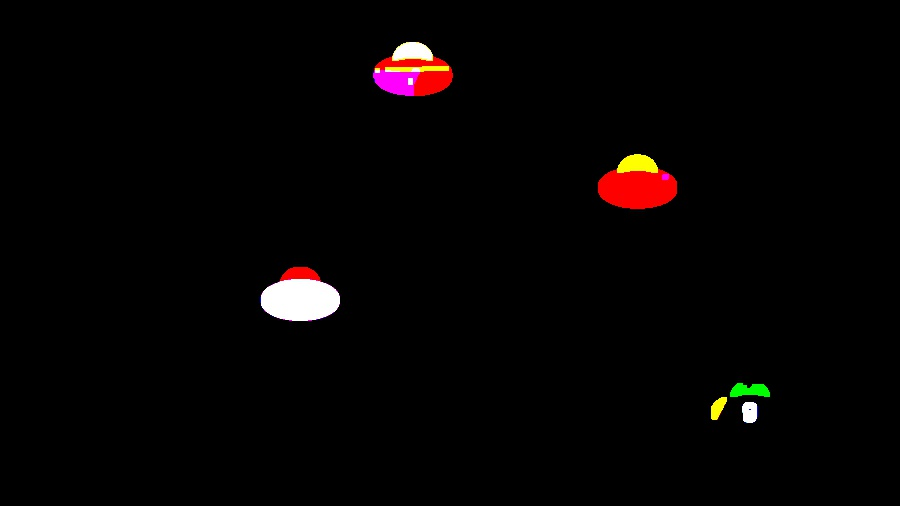
#> input picture Open-CV_Basics/Detect_Circle/thres.jpeg, 900 x 506 px
$ python detectCircle.py
#> lines starting #> are read from the running program, lines starting #| are printed output that depends on the picture; after the words box and inside, x2 and y2 are one past the last pixel; in counts of white or black regions, pixels touching at a corner belong together
import cv2
import matplotlib.pyplot as plt
import numpy as np

#let's start with contours
image = cv2.imread('thres.jpeg')
#> image is the input picture: shape (506, 900, 3); mean B, G, R 2.6, 2.9, 5.5

imageCopy = image.copy()

gray = cv2.cvtColor(image ,cv2.COLOR_BGR2GRAY)

#find all the contours
contours , hierarchy = cv2.findContours(gray , cv2.RETR_EXTERNAL , cv2.CHAIN_APPROX_SIMPLE)
#> contours = 66 contours, 62 with area under 20; largest, box (x1, y1, x2, y2) and area: (255, 255, 353, 336) 4736, (591, 144, 689, 225) 4682, (367, 31, 464, 97) 4428, (703, 368, 782, 433) 2396

# [7 lines of commented-out code are left out]
print(len(contours))
#| 66
for cnt in contours:

    x,y,w,h = cv2.boundingRect(cnt)

    cv2.rectangle(image, (x-10,y-10), (x+w+10,y+h+10), (0,0,255), 2)
#> this loop made 66 passes
#> (cnt, x, y, w, h) on passes 1, 2, 3, 4, 7, 8, 9, 12, 13, 16: ([[704, 430], [704, 431], [706, 431], [705, 431]], 704, 430, 3, 2), ([[709, 429], [710, 430], [710, 431], [710, 430]], 709, 429, 2, 3), ([[765, 428], [765, 429], [766, 430], [766, 429]], 765, 428, 2, 3), ([[762, 428], [762, 429], [763, 428]], 762, 428, 2, 2), ([[764, 423], [765, 424], [765, 423]], 764, 423, 2, 2), ([[766, 420], [766, 421], [767, 421], [767, 420]], 766, 420, 2, 2), ([[762, 418], [761, 419]], 761, 418, 2, 2), ([[704, 396], [704, 397], [705, 397], [705, 396]], 704, 396, 2, 2), ([[704, 392], [704, 393], [705, 393], [705, 392]], 704, 392, 2, 2), ([[775, 384], [774, 385], [775, 386], [774, 385]], 774, 384, 2, 3)
#> (x, y, w, h) on passes 5, 6, 10, 11, 14, 15: (704, 428, 1, 1), (753, 425, 7, 7), (704, 413, 1, 1), (783, 396, 2, 5), (706, 386, 5, 5), (778, 384, 4, 3)
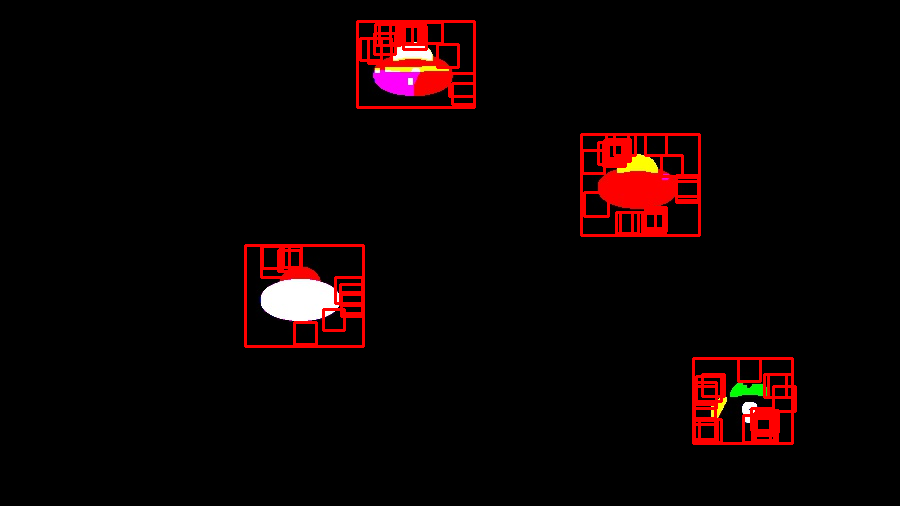
#> image: shape (506, 900, 3); 3.36% of pixels changed, all inside (x1, y1, x2, y2) = (244, 20, 797, 445)

plt.imshow(image[:,:,::-1])
plt.show()

$ run again, with Open-CV_Basics/Detect_Circle/frames.jpeg copied over Open-CV_Basics/Detect_Circle/thres.jpeg
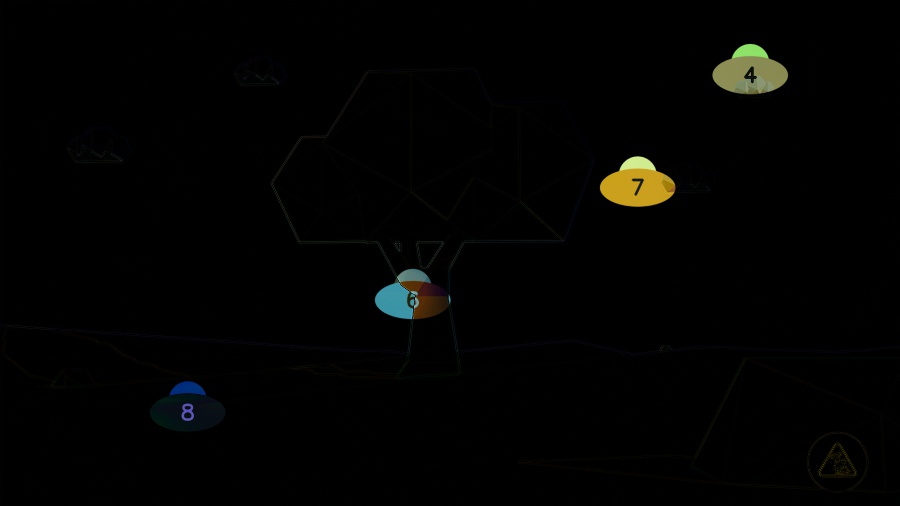
#> input picture Open-CV_Basics/Detect_Circle/frames.jpeg, 900 x 506 px
#> image is the input picture: shape (506, 900, 3); mean B, G, R 1.8, 2.8, 2.7
#> contours = 2536 contours, 2514 with area under 20; largest, box (x1, y1, x2, y2) and area: (0, 0, 900, 506) 108678, (706, 32, 794, 99) 3548, (64, 124, 134, 165) 1979, (231, 54, 288, 88) 1334, (120, 502, 207, 506) 106
#| 2536
#> the loop `for cnt in contours: ` made 2536 passes
#> (cnt, x, y, w, h) on passes 1 to 3: ([[786, 505], [787, 505]], 786, 505, 2, 1), ([[534, 505], [535, 505]], 534, 505, 2, 1), ([[401, 505], [402, 505]], 401, 505, 2, 1)
#> after the loop `for cnt in contours:`:
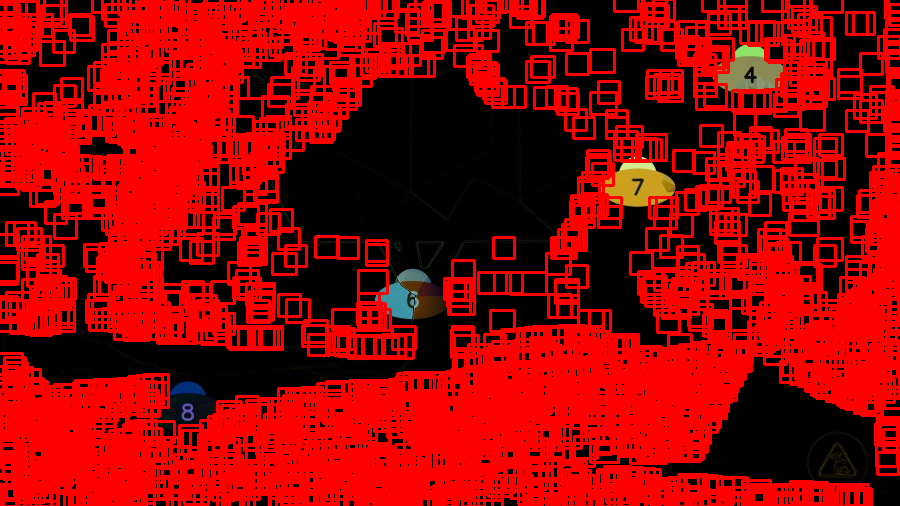
#> image: shape (506, 900, 3); mean B, G, R 1.4, 2.1, 151.1

$ run again, with Open-CV_Basics/Detect_Circle/blobs.png saved as Open-CV_Basics/Detect_Circle/thres.jpeg
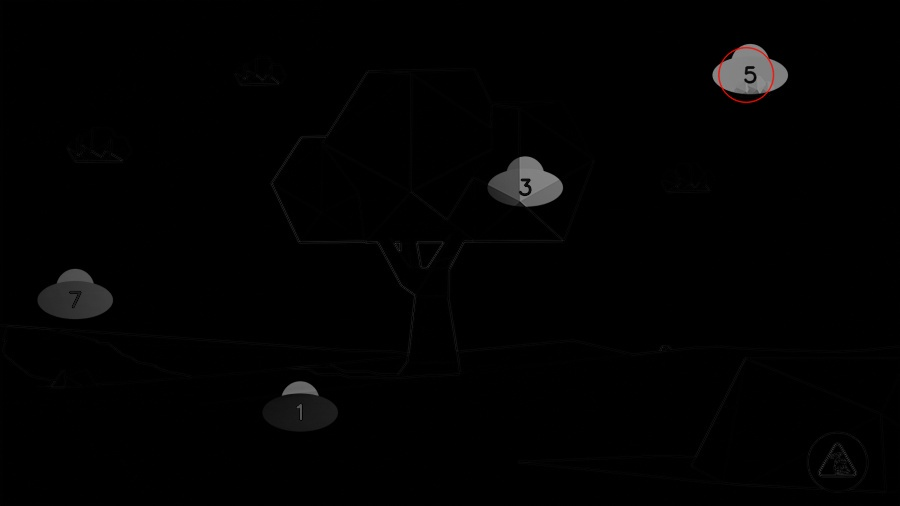
#> input picture Open-CV_Basics/Detect_Circle/blobs.png, 900 x 506 px
#> image is the input picture: shape (506, 900, 3); mean B, G, R 2.1, 2.1, 2.2
#> contours = 1346 contours, 1325 with area under 20; largest, box (x1, y1, x2, y2) and area: (0, 0, 900, 506) 98540, (704, 35, 792, 113) 4177, (36, 264, 118, 320) 2888, (64, 126, 133, 168) 1897, (232, 53, 288, 90) 1283
#| 1346
#> the loop `for cnt in contours: ` made 1346 passes
#> (cnt, x, y, w, h) on passes 2 to 4: ([[827, 504], [827, 505], [828, 505], [828, 504]], 827, 504, 2, 2), ([[821, 504], [821, 505], [825, 505], [825, 504]], 821, 504, 5, 2), ([[816, 504], [816, 505], [818, 505], [818, 504]], 816, 504, 3, 2)
#> after the loop `for cnt in contours:`:
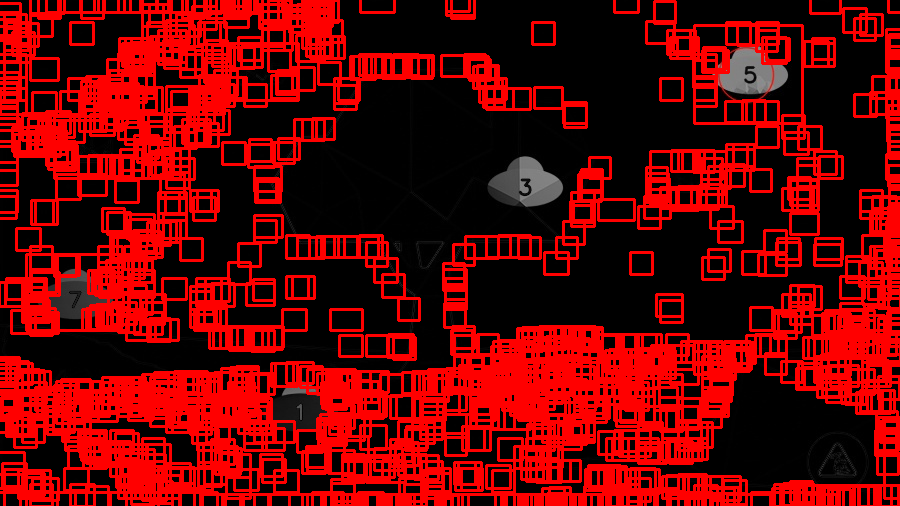
#> image: shape (506, 900, 3); mean B, G, R 1.6, 1.6, 105.8
